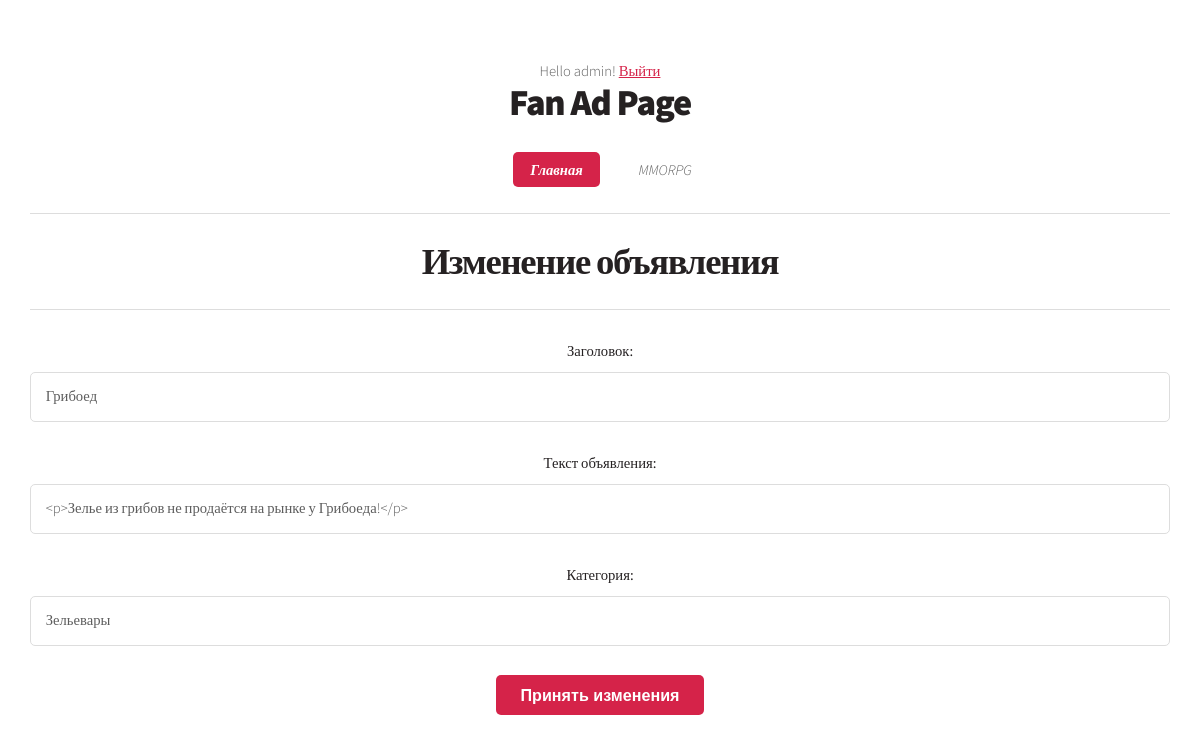
Screenshot of /2/ad_update (signed in) with the database file from the repository.
### fan_site/models.py (models this page shows, shortened)
class Ad(models.Model):
    title = models.CharField(max_length=64, unique=True)
    text = RichTextField()
    date_creation = models.DateTimeField(auto_now_add=True)
    date_update = models.DateTimeField(auto_now=True)
    category = models.ForeignKey('Category', on_delete=models.CASCADE)
    user = models.ForeignKey(User, on_delete=models.CASCADE, null=False)
    upload = models.FileField(upload_to='uploads/')

### fan_site/views.py (the view)
# urls.py: path('<int:pk>/ad_update', AdUpdate.as_view(), name='ad_update'),
class AdUpdate(PermissionRequiredMixin, UpdateView):
    permission_required = ('fan_site.change_ad',)
    form_class = AdvertisementForm
    model = Ad
    template_name = 'ad_update.html'
    def has_permission(self):
        ad = self.get_object()
        return self.request.user == ad.user

### fan_site/forms.py
class AdvertisementForm(forms.ModelForm):
    class Meta:
        model = Ad
        fields = ['title', 'text', 'category']
        labels = {'title': 'Заголовок', 'text': 'Текст объявления', 'category': 'Категория'}
        widgets = {'text': CKEditorUploadingWidget()}

### fan_site/models.py (called while the page is built)
    def __str__(self):
        return self.name

### templates/ad_update.html (shortened to what this page needs)
{% extends 'index.html' %}
{% block content %}
<hr>
<h1>Изменение объявления</h1>
<hr>
<form method="post">
    {{ form.as_p }}
    <button type="submit">Принять изменения</button>
</form>
{% endblock content %}

### templates/index.html (shortened to what this page needs)
<!DOCTYPE HTML>
<html>
{% autoescape off %}
	<head>
		{% load static %}
        <link href="{% static 'css/main.css' %}" rel="stylesheet" />
	</head>
	<body class="homepage is-preload">
		<div id="page-wrapper">
				<section id="header">
					<span class="user">
        {% if request.user.is_authenticated %}
            Hello {{ request.user.username }}!
            <a href="{% url 'logout' %}">Выйти</a>
        {% else %}
            <a href="{% url 'login' %}">Войти</a>
						<a> or </a>
			<a href="{% url 'signup' %}">Зарегистрироваться</a>
        {% endif %}
    </span>
						<h1><a href="{% url 'ad_list' %}">Fan Ad Page</a></h1>
						<nav id="nav">
							<ul>
								<li class="current"><a href="{% url 'ad_list' %}">Главная</a></li>
								<li>
									<a href="#">MMORPG</a>
								</li>
							</ul>
							 <div class="container">
            <div class="text-center mt-5">
                {% block content %} {% endblock content %}
            </div>
        </div>
	</body>
{% endautoescape %}
</html>

### static/css/main.css (style rules this page uses)
html, body, div, span, applet, object, iframe, h1, h2, h3, h4, h5, h6, p, blockquote, pre, a, abbr, acronym, address, big, cite, code, del, dfn, em, img, ins, kbd, q, s, samp, small, strike, strong, sub, sup, tt, var, b, u, i, center, dl, dt, dd, ol, ul, li, fieldset, form, label, legend, table, caption, tbody, tfoot, thead, tr, th, td, article, aside, canvas, details, embed, figure, figcaption, footer, header, hgroup, menu, nav, output, ruby, section, summary, time, mark, audio, video { margin: 0; padding: 0; border: 0; font-size: 100%; font: inherit; vertical-align: baseline; }
article, aside, details, figcaption, figure, footer, header, hgroup, menu, nav, section { display: block; }
body { line-height: 1; }
ol, ul { list-style: none; }
body { -webkit-text-size-adjust: none; }
input, select, textarea { -moz-appearance: none; -webkit-appearance: none; -ms-appearance: none; appearance: none; }
html { box-sizing: border-box; }
*, *:before, *:after { box-sizing: inherit; }
body { background: #252122; background-image: url("images/bg02.png"); }
body.is-preload *, body.is-preload *:before, body.is-preload *:after { -moz-animation: none !important; -webkit-animation: none !important; -ms-animation: none !important; animation: none !important; -moz-transition: none !important; -webkit-transition: none !important; -ms-transition: none !important; transition: none !important; }
body, input, textarea, select { font-family: 'Source Sans Pro'; font-weight: 300; color: #5d5d5d; font-size: 14pt; line-height: 1.75em; }
h1, h2, h3, h4, h5, h6 { color: #252122; font-weight: 700; }
h1 a, h2 a, h3 a, h4 a, h5 a, h6 a { color: inherit; text-decoration: none; }
a { color: #d52349; text-decoration: underline; }
hr { border: 0; border-top: solid 1px #dddddd; height: 1px; margin: 2em 0 2em 0; }
p, ul, ol, dl, table { margin-bottom: 2em; }
.container { margin: 0 auto; max-width: 100%; width: 70em; }
@media screen and (max-width: 1680px) { .container { width: 70em; } }
@media screen and (max-width: 1280px) { .container { width: calc(100% - 60px); } }
form label { display: block; color: #252122; font-weight: 400; margin: 0 0 0.5em 0; }
form input[type=text], form input[type=email], form input[type=password], form select, form textarea { -webkit-appearance: none; display: block; border: 0; padding: 0.75em 1em; font-size: 1em; border-radius: 5px; border: solid 1px #dddddd; background: #fff; width: 100%; }
section, article { margin-bottom: 2.5em; }
section > :last-child, section:last-child, article > :last-child, article:last-child { margin-bottom: 0; }
input[type="button"], input[type="submit"], input[type="reset"], button, .button { -webkit-appearance: none; display: inline-block; text-decoration: none; cursor: pointer; border: 0; border-radius: 5px; background: #d52349; color: #fff !important; font-weight: 700; outline: 0; font-size: 1.1em; padding: 0.65em 1.5em 0.65em 1.5em; text-align: center; -moz-transition: background-color .25s ease-in-out; -webkit-transition: background-color .25s ease-in-out; -ms-transition: background-color .25s ease-in-out; transition: background-color .25s ease-in-out; }
ul { list-style: disc; padding-left: 1em; }
ul li { padding-left: 0.5em; }
#page-wrapper > section { margin-bottom: 0; }
#header { position: relative; background: #ffffff; border-bottom: solid 1px #ccc; padding: 5em 0 4em 0; text-align: center; }
#header h1 { color: #252122; font-weight: 900; font-size: 2.5em; letter-spacing: -0.035em; line-height: 1; }
#nav { margin: 2.5em 0 0 0; }
#nav > ul { margin: 0; }
#nav > ul > li { display: inline-block; font-style: italic; margin: 0 0.35em 0 0.35em; }
#nav > ul > li > a { border-radius: 5px; color: #5d5d5d; text-decoration: none; padding: 0.6em 1.2em 0.6em 1.2em; -moz-transition: background-color .25s ease-in-out; -webkit-transition: background-color .25s ease-in-out; -ms-transition: background-color .25s ease-in-out; transition: background-color .25s ease-in-out; outline: 0; }
#nav > ul > li.current > a { background: #d52349; color: #fff !important; font-weight: 700; }
@media screen and (max-width: 1680px) { body, input, textarea, select { font-size: 12pt; } }
@media screen and (max-width: 1280px) { body, input, textarea, select { font-size: 11pt; } }
@media screen and (max-width: 1280px) { #header { padding: 4em 0 3em 0; } }

### rows the page displays
Ad: title "Грибоед", text "<p>Зелье из грибов не продаётся на рынке у Грибоеда!</p>", category "Зельевары"

### other values shown
{{ request.user.username }} "admin"
